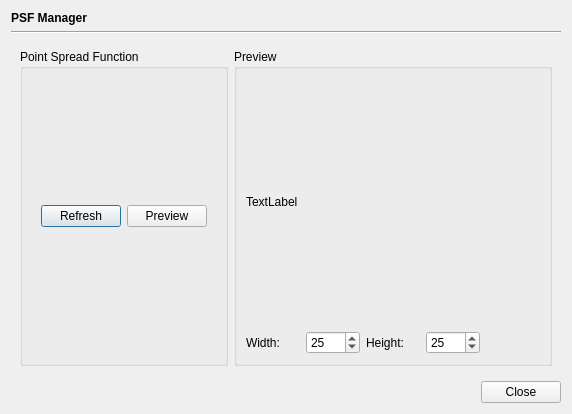
<?xml version="1.0" encoding="UTF-8"?>
<ui version="4.0">
 <class>PSFManagerDialog</class>
 <widget class="QDialog" name="PSFManagerDialog">
  <property name="geometry">
   <rect>
    <x>0</x>
    <y>0</y>
    <width>572</width>
    <height>414</height>
   </rect>
  </property>
  <property name="sizePolicy">
   <sizepolicy hsizetype="Preferred" vsizetype="Preferred">
    <horstretch>0</horstretch>
    <verstretch>1</verstretch>
   </sizepolicy>
  </property>
  <property name="windowTitle">
   <string>Dialog</string>
  </property>
  <layout class="QVBoxLayout" name="verticalLayout">
   <item>
    <widget class="QLabel" name="label">
     <property name="font">
      <font>
       <bold>true</bold>
      </font>
     </property>
     <property name="text">
      <string>PSF Manager</string>
     </property>
    </widget>
   </item>
   <item>
    <widget class="Line" name="line">
     <property name="orientation">
      <enum>Qt::Horizontal</enum>
     </property>
    </widget>
   </item>
   <item>
    <widget class="QWidget" name="widget" native="true">
     <property name="sizePolicy">
      <sizepolicy hsizetype="Preferred" vsizetype="Preferred">
       <horstretch>0</horstretch>
       <verstretch>1</verstretch>
      </sizepolicy>
     </property>
     <layout class="QHBoxLayout" name="horizontalLayout">
      <item>
       <widget class="QGroupBox" name="groupBox">
        <property name="sizePolicy">
         <sizepolicy hsizetype="Minimum" vsizetype="Preferred">
          <horstretch>0</horstretch>
          <verstretch>0</verstretch>
         </sizepolicy>
        </property>
        <property name="title">
         <string>Point Spread Function</string>
        </property>
        <layout class="QVBoxLayout" name="psfControlLayout">
         <item>
          <widget class="QWidget" name="widget_2" native="true">
           <layout class="QGridLayout" name="gridLayout_2">
            <item row="0" column="0">
             <widget class="QPushButton" name="refreshButton">
              <property name="text">
               <string>Refresh</string>
              </property>
             </widget>
            </item>
            <item row="0" column="1">
             <widget class="QPushButton" name="previewButton">
              <property name="text">
               <string>Preview</string>
              </property>
             </widget>
            </item>
           </layout>
          </widget>
         </item>
        </layout>
       </widget>
      </item>
      <item>
       <widget class="QGroupBox" name="groupBox_2">
        <property name="sizePolicy">
         <sizepolicy hsizetype="Preferred" vsizetype="Preferred">
          <horstretch>1</horstretch>
          <verstretch>0</verstretch>
         </sizepolicy>
        </property>
        <property name="title">
         <string>Preview</string>
        </property>
        <layout class="QGridLayout" name="gridLayout">
         <item row="1" column="1">
          <widget class="QSpinBox" name="previewWidthBox">
           <property name="minimum">
            <number>11</number>
           </property>
           <property name="maximum">
            <number>1001</number>
           </property>
           <property name="value">
            <number>25</number>
           </property>
          </widget>
         </item>
         <item row="1" column="4">
          <spacer name="horizontalSpacer">
           <property name="orientation">
            <enum>Qt::Horizontal</enum>
           </property>
           <property name="sizeHint" stdset="0">
            <size>
             <width>40</width>
             <height>20</height>
            </size>
           </property>
          </spacer>
         </item>
         <item row="1" column="2">
          <widget class="QLabel" name="label_4">
           <property name="text">
            <string>Height:</string>
           </property>
          </widget>
         </item>
         <item row="1" column="0">
          <widget class="QLabel" name="label_3">
           <property name="text">
            <string>Width:</string>
           </property>
          </widget>
         </item>
         <item row="1" column="3">
          <widget class="QSpinBox" name="previewHeightBox">
           <property name="minimum">
            <number>11</number>
           </property>
           <property name="maximum">
            <number>1000</number>
           </property>
           <property name="value">
            <number>25</number>
           </property>
          </widget>
         </item>
         <item row="0" column="0" colspan="5">
          <widget class="QLabel" name="previewLabel">
           <property name="sizePolicy">
            <sizepolicy hsizetype="Preferred" vsizetype="Preferred">
             <horstretch>1</horstretch>
             <verstretch>1</verstretch>
            </sizepolicy>
           </property>
           <property name="text">
            <string>TextLabel</string>
           </property>
           <property name="scaledContents">
            <bool>true</bool>
           </property>
          </widget>
         </item>
        </layout>
       </widget>
      </item>
     </layout>
    </widget>
   </item>
   <item>
    <widget class="QDialogButtonBox" name="buttonBox">
     <property name="orientation">
      <enum>Qt::Horizontal</enum>
     </property>
     <property name="standardButtons">
      <set>QDialogButtonBox::Close</set>
     </property>
    </widget>
   </item>
  </layout>
 </widget>
 <resources/>
 <connections>
  <connection>
   <sender>buttonBox</sender>
   <signal>accepted()</signal>
   <receiver>PSFManagerDialog</receiver>
   <slot>accept()</slot>
   <hints>
    <hint type="sourcelabel">
     <x>248</x>
     <y>254</y>
    </hint>
    <hint type="destinationlabel">
     <x>157</x>
     <y>274</y>
    </hint>
   </hints>
  </connection>
  <connection>
   <sender>buttonBox</sender>
   <signal>rejected()</signal>
   <receiver>PSFManagerDialog</receiver>
   <slot>reject()</slot>
   <hints>
    <hint type="sourcelabel">
     <x>316</x>
     <y>260</y>
    </hint>
    <hint type="destinationlabel">
     <x>286</x>
     <y>274</y>
    </hint>
   </hints>
  </connection>
 </connections>
</ui>
